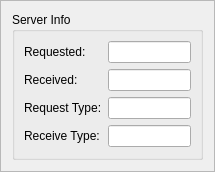
<ui version="4.0" >
 <class>ServerInfoUi</class>
 <widget class="QFrame" name="ServerInfoUi" >
  <property name="geometry" >
   <rect>
    <x>0</x>
    <y>0</y>
    <width>215</width>
    <height>172</height>
   </rect>
  </property>
  <property name="windowTitle" >
   <string>Frame</string>
  </property>
  <property name="frameShape" >
   <enum>QFrame::StyledPanel</enum>
  </property>
  <property name="frameShadow" >
   <enum>QFrame::Raised</enum>
  </property>
  <layout class="QVBoxLayout" name="verticalLayout" >
   <item>
    <widget class="QGroupBox" name="groupBox" >
     <property name="title" >
      <string>Server Info</string>
     </property>
     <layout class="QFormLayout" name="formLayout" >
      <item row="0" column="0" >
       <widget class="QLabel" name="textLabel1" >
        <property name="text" >
         <string>Requested:</string>
        </property>
        <property name="wordWrap" >
         <bool>false</bool>
        </property>
       </widget>
      </item>
      <item row="0" column="1" >
       <widget class="QLineEdit" name="request" >
        <property name="readOnly" >
         <bool>true</bool>
        </property>
       </widget>
      </item>
      <item row="1" column="0" >
       <widget class="QLabel" name="textLabel2" >
        <property name="text" >
         <string>Received:</string>
        </property>
        <property name="wordWrap" >
         <bool>false</bool>
        </property>
       </widget>
      </item>
      <item row="1" column="1" >
       <widget class="QLineEdit" name="receive" >
        <property name="readOnly" >
         <bool>true</bool>
        </property>
       </widget>
      </item>
      <item row="2" column="0" >
       <widget class="QLabel" name="textLabel3" >
        <property name="text" >
         <string>Request Type:</string>
        </property>
        <property name="wordWrap" >
         <bool>false</bool>
        </property>
       </widget>
      </item>
      <item row="2" column="1" >
       <widget class="QLineEdit" name="requestType" >
        <property name="readOnly" >
         <bool>true</bool>
        </property>
       </widget>
      </item>
      <item row="3" column="0" >
       <widget class="QLabel" name="testLabel4" >
        <property name="text" >
         <string>Receive Type:</string>
        </property>
        <property name="wordWrap" >
         <bool>false</bool>
        </property>
       </widget>
      </item>
      <item row="3" column="1" >
       <widget class="QLineEdit" name="receiveType" >
        <property name="readOnly" >
         <bool>true</bool>
        </property>
       </widget>
      </item>
     </layout>
    </widget>
   </item>
  </layout>
 </widget>
 <resources/>
 <connections/>
</ui>
